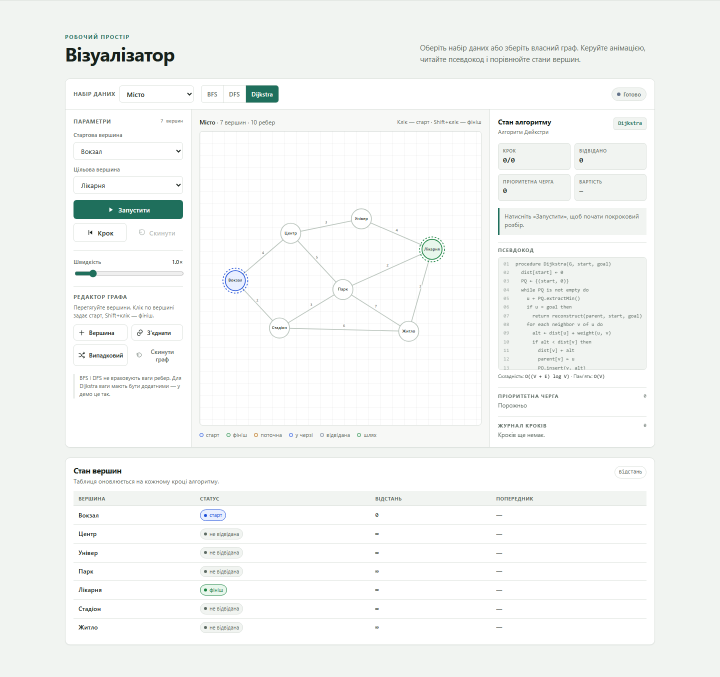
#> input picture screenshots/light/workspace.png, 1440 x 1354 px, found by its file name (shown at 1/2 size)
$ python annotate.py
#> lines starting #> are read from the running program, lines starting #| are printed output that depends on the picture
from pathlib import Path
from PIL import Image, ImageDraw, ImageFont

base = Path("screenshots/light")
img = Image.open(base / "workspace.png").convert("RGB")
#> img is the input picture: PIL image 1440x1354 RGB; mean R, G, B 244.7, 246.7, 245.2
w, h = img.size
#> w = 1440; h = 1354
legend_h = 150
canvas = Image.new("RGB", (w, h + legend_h), "white")
#> canvas: PIL image 1440x1504 RGB; every value is 255
canvas.paste(img, (0, 0))
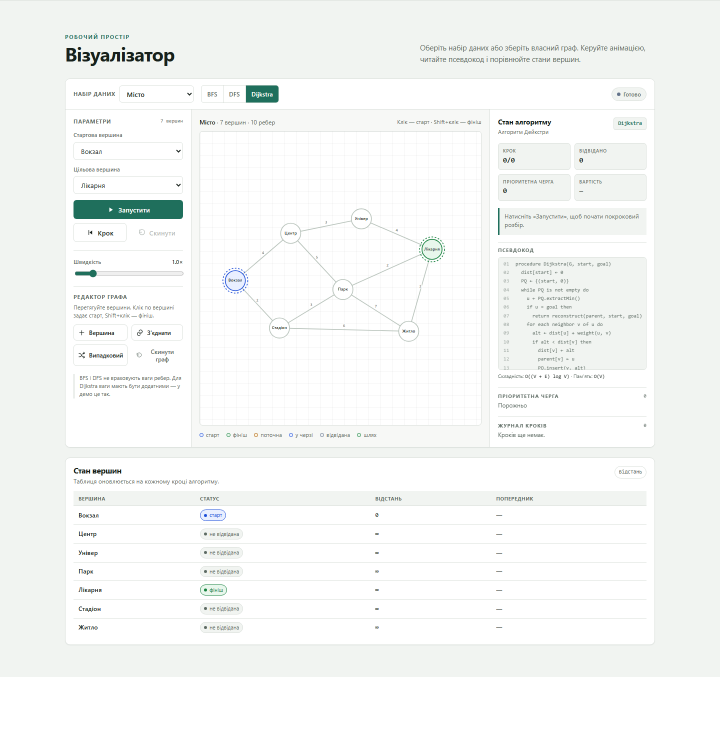
#> canvas: PIL image 1440x1504 RGB (shown at 1/2 size); mean R, G, B 245.7, 247.5, 246.1
draw = ImageDraw.Draw(canvas)

font_bold = ImageFont.truetype(r"C:\Windows\Fonts\arialbd.ttf", 26)
font_small = ImageFont.truetype(r"C:\Windows\Fonts\arial.ttf", 23)

badges = [
    (1, 108, 185, 147, 185),
    (2, 590, 185, None, None),
    (3, 108, 420, 147, 420),
    (4, 368, 255, 399, 255),
    (5, 960, 255, 996, 255),
    (6, 108, 950, 147, 950),
]
for number, x, y, target_x, target_y in badges:
    radius = 23
    if target_x is not None:
        draw.line((x + radius, y, target_x, target_y), fill="#1f6f5c", width=2)
    draw.ellipse(
        (x - radius, y - radius, x + radius, y + radius),
        fill="#1f6f5c",
        outline="white",
        width=3,
    )
    text = str(number)
    box = draw.textbbox((0, 0), text, font=font_bold)
    tw, th = box[2] - box[0], box[3] - box[1]
    draw.text((x - tw / 2, y - th / 2 - 3), text, font=font_bold, fill="white")

draw.rectangle((0, h, w, h + legend_h), fill="white")
draw.line((0, h, w, h), fill="#d7dfdb", width=2)
draw.text((34, h + 22), "1 — набір даних", font=font_small, fill="#33413a")
draw.text((300, h + 22), "2 — алгоритм", font=font_small, fill="#33413a")
draw.text((530, h + 22), "3 — керування", font=font_small, fill="#33413a")
draw.text((770, h + 22), "4 — полотно графа", font=font_small, fill="#33413a")
draw.text((34, h + 75), "5 — стан алгоритму", font=font_small, fill="#33413a")
draw.text((300, h + 75), "6 — таблиця вершин", font=font_small, fill="#33413a")
canvas.save(base / "workspace-annotated.png")
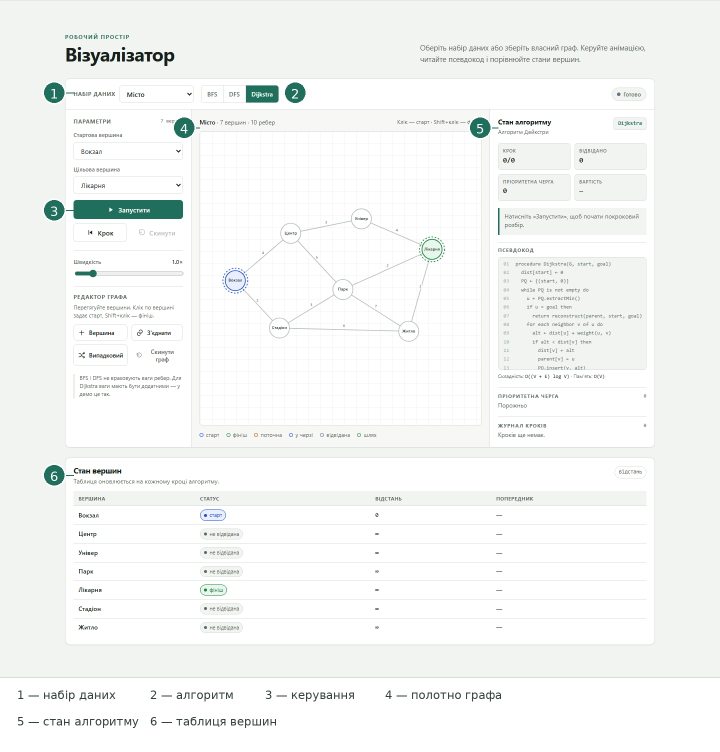
#> saved as workspace-annotated.png: PIL image 1440x1504 RGB (shown at 1/2 size); mean R, G, B 244.4, 246.5, 245.1

mobile = Image.open(base / "workspace-mobile.png").convert("RGB")
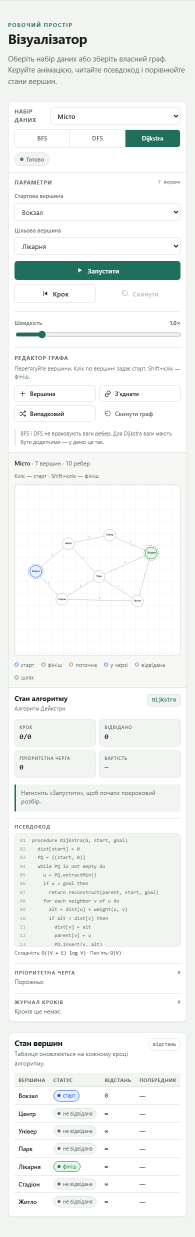
#> input picture screenshots/light/workspace-mobile.png, 390 x 2474 px, found by its file name (shown at 1/2 size)
#> mobile is the input picture: PIL image 390x2474 RGB; mean R, G, B 241, 243.9, 242.2
crop_height = min(1180, mobile.height)
#> crop_height = 1180
mobile.crop((0, 0, mobile.width, crop_height)).save(base / "workspace-mobile-crop.png")
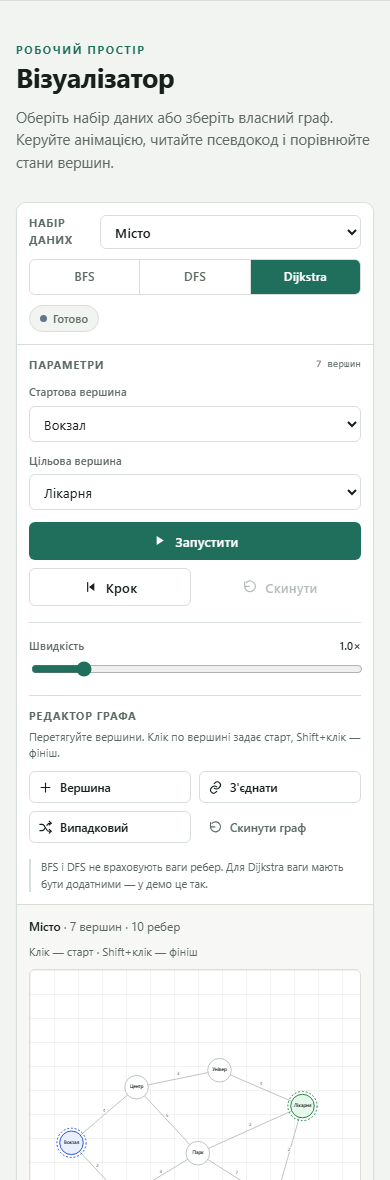
#> saved as workspace-mobile-crop.png: PIL image 390x1180 RGB; mean R, G, B 237.9, 242, 240.3
print("annotated", canvas.size, "mobile crop", (mobile.width, crop_height))
#| annotated (1440, 1504) mobile crop (390, 1180)
